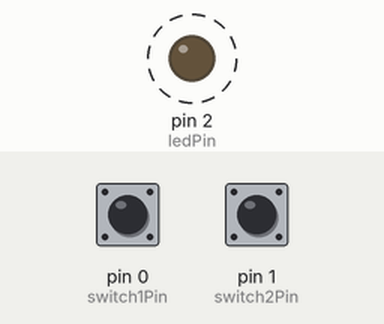
The sketch below on a simulated Arduino Uno, built with avr-gcc and run on an emulated ATmega328P. On the bench: output pins drawn as LEDs (lit = HIGH). Dashed ring = blinking. The test bench sets the inputs (shaded band); at power-on: pin 0 (switch1Pin) HIGH, pin 1 (switch2Pin) HIGH.

Above: at 2.8 s.
2.9 s: pin 0 (switch1Pin) pulled LOW for 1.2 s
At 3.25 s:
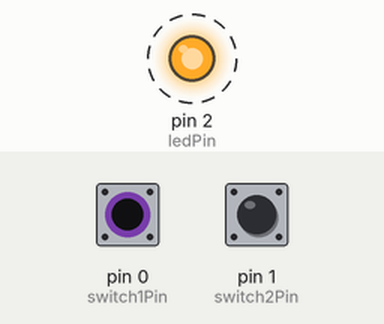
6.4 s: pin 1 (switch2Pin) pulled LOW for 1.2 s
At 7.2 s:
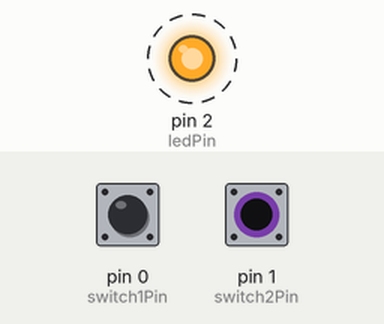
Timing chart, 0 to 15.9 s (numbered marks = the images above; inputs shaded):
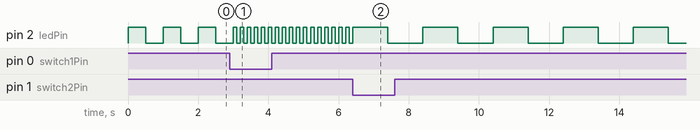

The sketch:

LT_4.ino
```cpp
const int switch1Pin = 0; //pin unuk switch 1
const int switch2Pin = 1; //pin untuk switch 2
const int ledPin = 2; //pin untuk LED
int delayTime = 500; //delay awal (nilai deafault)
void setup() {

 pinMode(switch1Pin, INPUT_PULLUP);
 pinMode(switch2Pin, INPUT_PULLUP);
 pinMode(ledPin, OUTPUT);
}

void loop() {
  // BACA STATUS SWITCH 1 DAN SWITCH 2 :
  bool switch1State = digitalRead(switch1Pin) == LOW;
  bool switch2State = digitalRead(switch2Pin) == LOW;

  //UBAH DELAY SESUAI DENGAN STATUS SWITCH
  if (switch2State) {
    delayTime = 1000;
  } else if (switch1State) {
    delayTime = 100;
  }
//nyala LED selama delaytime
digitalWrite(ledPin, HIGH);
delay(delayTime);
digitalWrite(ledPin, LOW);
delay(delayTime);

}
```

Measured:
- after the input at 2.9 s, pin 2 (ledPin): alternates HIGH for 0.10 s and LOW for 0.10 s, starting after 0.20 s
- after the input at 6.4 s, pin 2 (ledPin): alternates HIGH for 1.0 s and LOW for 1.0 s, starting after 1.0 s
- by itself, pin 2 (ledPin): alternates HIGH for 0.50 s and LOW for 0.50 s
